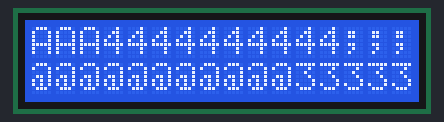
Simulated run of this sketch. Board: Arduino Uno, built with avr-gcc and run on an emulated ATmega328P. Parts: 16×2 character LCD. Random numbers use the default seed unless the sketch sets one.

Above: at 0.1 s.
At 4.7 s:
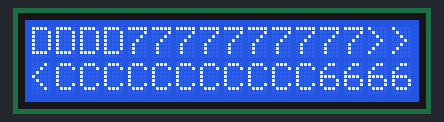
At 9.8 s:
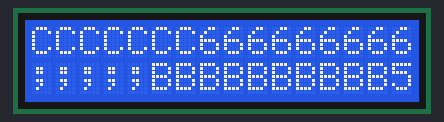
At 19.4 s:
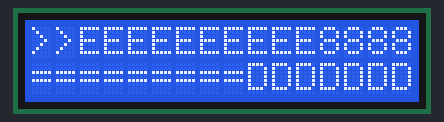
At 29.1 s:
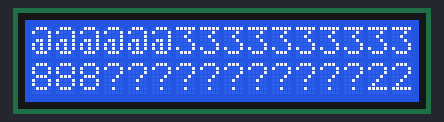
At 39.2 s:
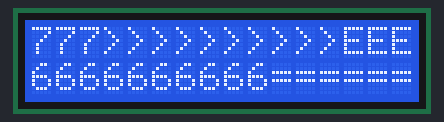

Measured:
- what the display in image 1 shows lasts 0.5 s, from 4.6 s to 5.1 s

The sketch:

seriallcd_random.ino
```cpp
#include "Wire.h"
#include "LiquidCrystal.h"
void getWord(char *wordw){
  //char wordw[16];
  int i=0;

  for(i=0;i<16;i++){
    wordw[i]='a';
    randomSeed(millis());
    wordw[i]=random(50,70);
  }
  // return wordw;
}
// Connect via i2c, default address #0 (A0-A2 not jumpered)
LiquidCrystal lcd(0);

void setup() {
  // set up the LCD's number of rows and columns:
  lcd.begin(16, 2);

  lcd.setBacklight(HIGH);
}


void loop() {
  // lcd.clear();
  lcd.setCursor(0, 1);
  char wordw[16];
  getWord(wordw);
  lcd.print(wordw);
  lcd.setCursor(0, 0);
  //char wordw[16];
  getWord(wordw);
  lcd.print(wordw);

  delay(500);

}
```
